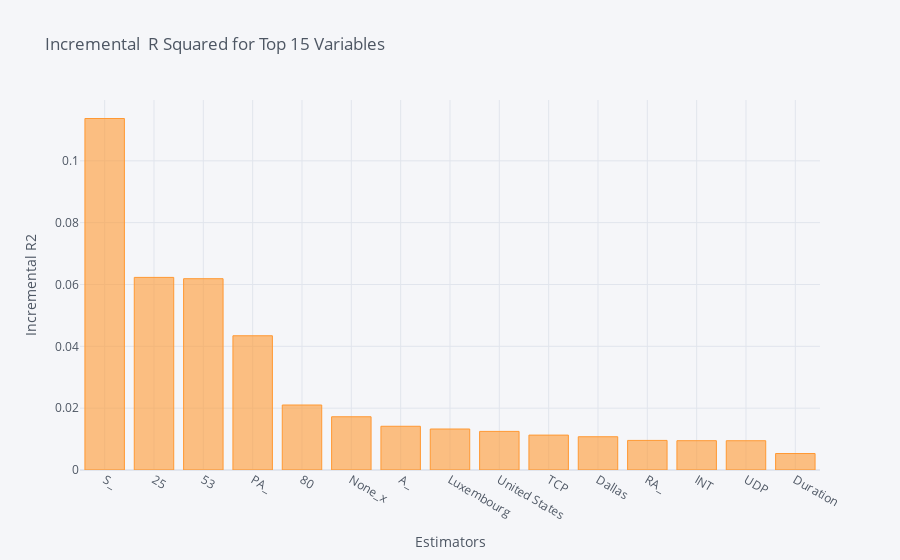
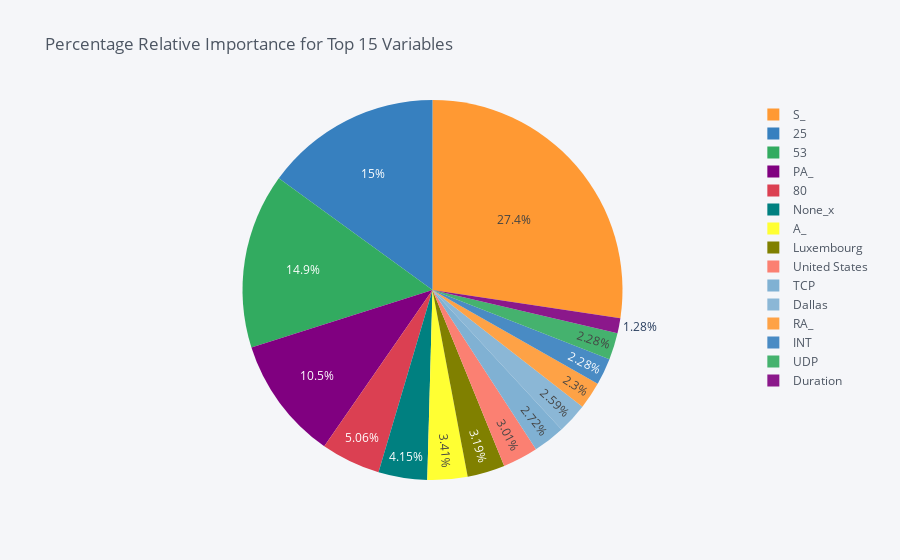

The code cell stored with these charts, in order, in its notebook:
### Code cell
# Notice how the distribution of relative importance is much less concentrated than before.  Also notice how more technical
# indicators, such as SYN (S_) and ports, are more prominant. 
dominance_regression.plot_incremental_rsquare()

### Figure 1 — Plotly figure (JSON) as saved in the notebook; plotly's stock layout.template omitted (floating-point values rounded to 4 significant figures)
{"data": [{"marker": {"color": "rgba(255, 153, 51, 0.6)", "line": {"color": "rgba(255, 153, 51, 1.0)", "width": 1}}, "name": "incremental_r2", "orientation": "v", "text": "", "type": "bar", "x": ["S_", "25", "53", "PA_", "80", "None_x", "A_", "Luxembourg", "United States", "TCP", "Dallas", "RA_", "INT", "UDP", "Duration"], "y": [0.1137, 0.0623, 0.06188, 0.04342, 0.02102, 0.01722, 0.01414, 0.01326, 0.01248, 0.01129, 0.01076, 0.009572, 0.009483, 0.00947, 0.005331]}], "layout": {"legend": {"bgcolor": "#F5F6F9", "font": {"color": "#4D5663"}}, "paper_bgcolor": "#F5F6F9", "plot_bgcolor": "#F5F6F9", "title": {"font": {"color": "#4D5663"}, "text": "Incremental  R Squared for Top 15 Variables "}, "xaxis": {"gridcolor": "#E1E5ED", "showgrid": true, "tickfont": {"color": "#4D5663"}, "title": {"font": {"color": "#4D5663"}, "text": "Estimators"}, "zerolinecolor": "#E1E5ED"}, "yaxis": {"gridcolor": "#E1E5ED", "showgrid": true, "tickfont": {"color": "#4D5663"}, "title": {"font": {"color": "#4D5663"}, "text": "Incremental R2"}, "zerolinecolor": "#E1E5ED"}}}

### Figure 2 — Plotly figure (JSON) as saved in the notebook; plotly's stock layout.template omitted (floating-point values rounded to 4 significant figures)
{"data": [{"labels": ["S_", "25", "53", "PA_", "80", "None_x", "A_", "Luxembourg", "United States", "TCP", "Dallas", "RA_", "INT", "UDP", "Duration"], "marker": {"colors": ["rgba(255, 153, 51, 1.0)", "rgba(55, 128, 191, 1.0)", "rgba(50, 171, 96, 1.0)", "rgba(128, 0, 128, 1.0)", "rgba(219, 64, 82, 1.0)", "rgba(0, 128, 128, 1.0)", "rgba(255, 255, 51, 1.0)", "rgba(128, 128, 0, 1.0)", "rgba(251, 128, 114, 1.0)", "rgba(128, 177, 211, 1.0)", "rgba(128, 177, 211, 0.8999999999999999)", "rgba(255, 153, 51, 0.8999999999999999)", "rgba(55, 128, 191, 0.8999999999999999)", "rgba(50, 171, 96, 0.8999999999999999)", "rgba(128, 0, 128, 0.8999999999999999)"]}, "name": "", "type": "pie", "values": [27.37, 15.0, 14.9, 10.46, 5.061, 4.147, 3.405, 3.193, 3.006, 2.718, 2.591, 2.305, 2.283, 2.28, 1.284]}], "layout": {"legend": {"bgcolor": "#F5F6F9", "font": {"color": "#4D5663"}}, "paper_bgcolor": "#F5F6F9", "plot_bgcolor": "#F5F6F9", "title": {"font": {"color": "#4D5663"}, "text": "Percentage Relative Importance for Top 15 Variables "}}}
